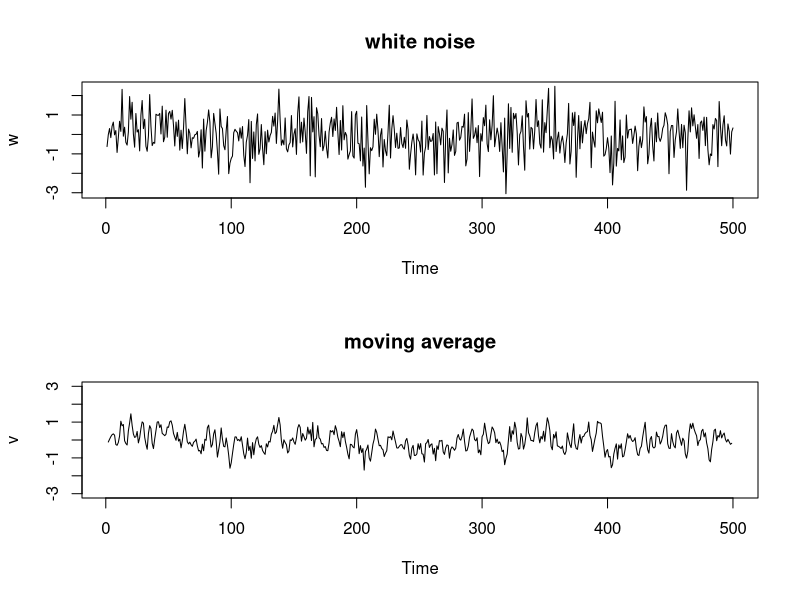
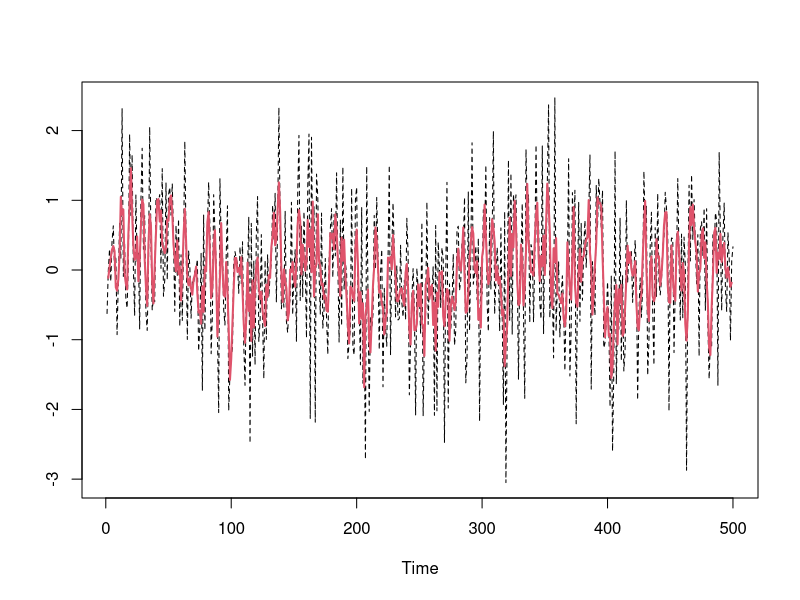

Here is the R script that generated these plots, in order:

w = rnorm(500,0,1)  # 500 N(0,1) variates
v = filter(w, sides=2, rep(1/3,3))  # moving average
print(v)
par(mfrow=c(2,1))
plot.ts(w, main="white noise")
plot.ts(v, ylim=c(-3,3), main="moving average")

# now try this (not in text):  
dev.new()  # open a new graphic device
ts.plot(w, v, lty=2:1, col=1:2, lwd=1:2)













